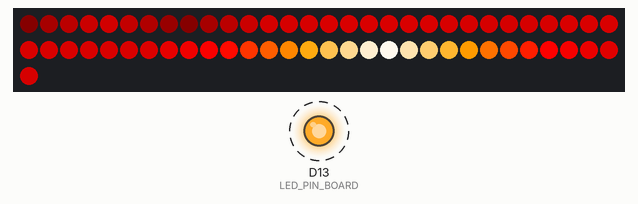
A program run on a simulated Seeed XIAO (SAMD21). Shown: 61 RGB LEDs in strip order, left to right, continuing on the next row, output pins drawn as LEDs (lit = HIGH). Dashed ring = blinking.

Above: at 1.15 s.
At 10.45 s:
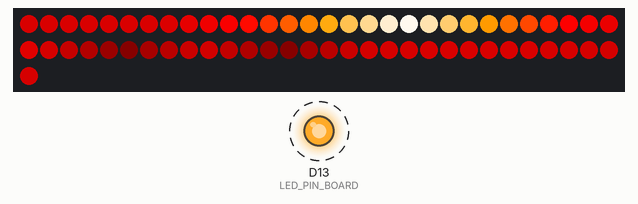
At 19.76 s:
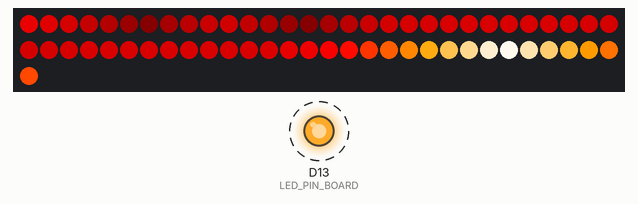
At 38.07 s:
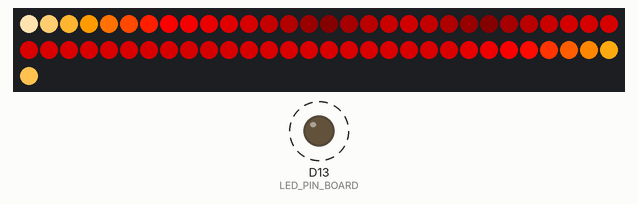
Timing chart, 0 to 40.0 s (numbered marks = the images above):
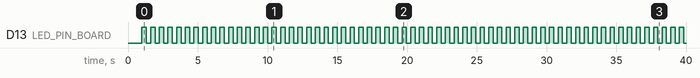

Measured:
- by itself, D13 (LED_PIN_BOARD): alternates HIGH for 0.31 s and LOW for 0.31 s

The program:

main.cpp
```cpp
#include <Arduino.h>
#include <FastLED.h>
#include <vector>

#include "modes/HoneyOrangeMode.h"
#include "modes/HoneyBlueRingMode.h"
#include "modes/PaletteMode.h"
#include "modes/RingPaletteMode.h"

//#define TEST_LED_STRIP

#define BRIGHTNESS        255   // 0-255
#define CHANGE_MODE_SEC   60    // Change mode every minute

#define LED_PIN_BOARD     13
#define LED_PIN_STRIP     10

#ifdef TEST_LED_STRIP
    #define NUM_LEDS      144
#else
    #define NUM_LEDS      61
#endif

#define LED_TYPE    WS2811
#define COLOR_ORDER GRB

CRGB leds[NUM_LEDS];

std::vector<CBaseMode*> modes;

extern const TProgmemRGBPalette16 ESporta_p FL_PROGMEM =
{
    0x012427, 0x012427, 0x008996, 0x008996 ,
    0x09c4d6, 0x09c4d6, 0x09c4d6, 0xFFFFFF,
    0xFFFFFF, 0x09c4d6, 0x09c4d6, 0x09c4d6,
    0x008996, 0x008996, 0x012427, 0x012427
};

void setup() {
    delay( 1000 ); // power-up safety delay
    FastLED.addLeds<LED_TYPE, LED_PIN_STRIP, COLOR_ORDER>(leds, NUM_LEDS).setCorrection( TypicalLEDStrip );
    FastLED.setBrightness( BRIGHTNESS );

    pinMode(LED_PIN_BOARD, OUTPUT);
    digitalWrite(LED_PIN_BOARD, HIGH);

    //modes.push_back(new CPaletteMode(NUM_LEDS, ESporta_p, 255 / NUM_LEDS));
    modes.push_back(new CPaletteMode(NUM_LEDS, LavaColors_p, 255 / NUM_LEDS));
    modes.push_back(new CHoneyOrangeMode(NUM_LEDS));
    modes.push_back(new CPaletteMode(NUM_LEDS, RainbowStripeColors_p, 1, LINEARBLEND, 25));
    modes.push_back(new CPaletteMode(NUM_LEDS, PartyColors_p, 1));
    modes.push_back(new CPaletteMode(NUM_LEDS, HeatColors_p, 255 / NUM_LEDS));
    modes.push_back(new CPaletteMode(NUM_LEDS, RainbowColors_p, 255 * 3 / NUM_LEDS ));
    modes.push_back(new CPaletteMode(NUM_LEDS, CloudColors_p, 1, LINEARBLEND, 50));
    modes.push_back(new CPaletteMode(NUM_LEDS, ForestColors_p, 255 / NUM_LEDS));
    modes.push_back(new CPaletteMode(NUM_LEDS, OceanColors_p, 255 * 2 / NUM_LEDS, LINEARBLEND, 100));
    modes.push_back(new CPaletteMode(NUM_LEDS, HeatColors_p, 255 / NUM_LEDS));

    modes.push_back(new CHoneyBlueRingMode(NUM_LEDS));

    //modes.push_back(new CRingPaletteMode(NUM_LEDS, ESporta_p, 255 / NUM_LEDS));
    modes.push_back(new CRingPaletteMode(NUM_LEDS, LavaColors_p, 255 / NUM_LEDS));
    modes.push_back(new CRingPaletteMode(NUM_LEDS, RainbowStripeColors_p, 1, LINEARBLEND, 25));
    modes.push_back(new CRingPaletteMode(NUM_LEDS, PartyColors_p, 1));
    modes.push_back(new CRingPaletteMode(NUM_LEDS, HeatColors_p, 255 / NUM_LEDS));
    modes.push_back(new CRingPaletteMode(NUM_LEDS, RainbowColors_p, 255 * 3 / NUM_LEDS ));
    modes.push_back(new CRingPaletteMode(NUM_LEDS, CloudColors_p, 1, LINEARBLEND, 50));
    modes.push_back(new CRingPaletteMode(NUM_LEDS, ForestColors_p, 255 / NUM_LEDS));
    modes.push_back(new CRingPaletteMode(NUM_LEDS, OceanColors_p, 255 * 2 / NUM_LEDS, LINEARBLEND, 100));
    modes.push_back(new CRingPaletteMode(NUM_LEDS, HeatColors_p, 255 / NUM_LEDS));


}

void loop() {
    static uint8_t currentMode = 0;
    static unsigned long tsMillis = millis();
    static unsigned long tsMillisLed = millis();
    static bool boardLedOn = false;

    if (millis() - tsMillisLed > 300) {
        tsMillisLed = millis();
        // Blink board LED
        digitalWrite(LED_PIN_BOARD, boardLedOn ? HIGH : LOW);
        boardLedOn = !boardLedOn;
    }


#ifdef TEST_LED_STRIP
    for( int i = 0; i < NUM_LEDS; i++) {
        if (i<61) {
            leds[i] = CRGB(0, 20, 0);
        } else if (i<61) {
            leds[i] = CRGB(20, 20, 0);
        } else if (i<122) {
            leds[i] = CRGB(20, 0, 0);
        } else {
            leds[i] = CRGB(0, 0, 20);
        }
    }
    FastLED.show(50);
#else
    modes[currentMode]->draw(leds);
    FastLED.show(BRIGHTNESS);
#endif

  // Change modes every so often
  if (millis() - tsMillis > CHANGE_MODE_SEC * 1000) {
    tsMillis = millis();
    currentMode++;
    if (currentMode > modes.size()-1) {
      currentMode = 0;
    }
  }

  delay(10);
  yield();
}
```

BaseMode.cpp
```cpp
#include "BaseMode.h"

CBaseMode::CBaseMode(const uint16_t numLeds)
: numLeds(numLeds) {
}
```

BaseMode.h
```cpp
#pragma once

#include <Arduino.h>
#include <FastLED.h>

class CLEDSegment {

public:
    const uint16_t start, end;
    const TProgmemRGBPalette16& palette;

	CLEDSegment(const uint16_t start, const uint16_t end, const TProgmemRGBPalette16& palette)
    : start(start), end(end), palette(palette) {};
};


class CBaseMode {

protected:
    unsigned long tMillis;
    const uint16_t numLeds;

public:
	CBaseMode(const uint16_t numLeds);
    virtual void draw(CRGB *leds) {};
};
```

HoneyBlueRingMode.cpp
```cpp
#include "HoneyBlueRingMode.h"

#define S1C1 0xFFD700
#define S1C2 0x665700
#define S2C1 0x0057B8
#define S2C2 0x003066

extern const TProgmemRGBPalette16 S1_p FL_PROGMEM =
{
    S1C1,
    S1C1,
    S1C1,
    S1C1,

    S1C2,
    S1C2,
    S1C2,
    S1C2,

    S1C1,
    S1C1,
    S1C1,
    S1C1,

    S1C2,
    S1C2,
    S1C2,
    S1C2,
};

extern const TProgmemRGBPalette16 S2_p FL_PROGMEM =
{
    S2C1,
    S2C1,
    S2C1,
    S2C1,

    S2C2,
    S2C2,
    S2C2,
    S2C2,

    S2C1,
    S2C1,
    S2C1,
    S2C1,

    S2C2,
    S2C2,
    S2C2,
    S2C2,
};

CHoneyBlueRingMode::CHoneyBlueRingMode(const uint16_t numLeds)
: CBaseMode(numLeds), increment(1), blendType(LINEARBLEND), delay(15) {
    segments.push_back(CLEDSegment(0, numLeds * 0.25, S1_p));
    segments.push_back(CLEDSegment(numLeds * 0.25, numLeds * 0.75, S2_p));
    segments.push_back(CLEDSegment(numLeds * 0.75, numLeds, S1_p));
}

void CHoneyBlueRingMode::draw(CRGB *leds) {

    if (millis() - tMillis > 10) {
        tMillis = millis();
        startIndex = startIndex + 1;
    }

    float ci = startIndex;
    for(CLEDSegment s : segments) {
        for( uint16_t i = s.start; i < s.end; i++) {
            leds[i] = ColorFromPalette( s.palette, (uint8_t)ci, 255, blendType);
            ci+=increment;
        }
    }
}
```

HoneyBlueRingMode.h
```cpp
#pragma once

#include <vector>
#include "BaseMode.h"

class CHoneyBlueRingMode : public CBaseMode {

private:
    uint8_t startIndex = 0;
    const float increment;
    const TBlendType blendType;
    const unsigned long delay;
    std::vector<CLEDSegment> segments;

public:
	CHoneyBlueRingMode(const uint16_t numLeds);
    virtual void draw(CRGB *leds);
};
```

HoneyOrangeMode.cpp
```cpp
#include "HoneyOrangeMode.h"

#define HONEY_DARK_ORANGE 0x5c2b00
#define HONEY_ORANGE 0xff8400
#define HONEY_LIGHT_ORANGE 0xffaa00
#define HONEY_YELLOW 0xffcc00

extern const TProgmemRGBPalette16 HoneyOrange_p FL_PROGMEM =
{
    HONEY_DARK_ORANGE,
    HONEY_DARK_ORANGE,
    HONEY_DARK_ORANGE,
    HONEY_DARK_ORANGE,

    HONEY_ORANGE,
    HONEY_ORANGE,
    HONEY_ORANGE,
    HONEY_ORANGE,

    HONEY_LIGHT_ORANGE,
    HONEY_LIGHT_ORANGE,
    HONEY_LIGHT_ORANGE,
    HONEY_LIGHT_ORANGE,

    HONEY_YELLOW,
    HONEY_YELLOW,
    HONEY_YELLOW,
    HONEY_YELLOW,
};

CHoneyOrangeMode::CHoneyOrangeMode(const uint8_t numLeds)
: CPaletteMode(numLeds, HoneyOrange_p, 1) {

}
```

HoneyOrangeMode.h
```cpp
#pragma once

#include "PaletteMode.h"

class CHoneyOrangeMode : public CPaletteMode {
public:
	CHoneyOrangeMode(const uint8_t numLeds);
};
```

PaletteMode.cpp
```cpp
#include "PaletteMode.h"

CPaletteMode::CPaletteMode(const uint8_t numLeds, const TProgmemRGBPalette16& palette, const uint8_t increment)
: CBaseMode(numLeds), palette(palette), increment(increment), blendType(LINEARBLEND), delay(15) {
}

CPaletteMode::CPaletteMode(const uint8_t numLeds, const TProgmemRGBPalette16& palette, const uint8_t increment, const TBlendType blendType)
: CBaseMode(numLeds), palette(palette), increment(increment), blendType(blendType), delay(15) {
}

CPaletteMode::CPaletteMode(const uint8_t numLeds, const TProgmemRGBPalette16& palette, const uint8_t increment, const TBlendType blendType, const unsigned long delay)
: CBaseMode(numLeds), palette(palette), increment(increment), blendType(blendType), delay(delay) {
}

void CPaletteMode::draw(CRGB *leds) {

    if (millis() - tMillis > delay) {
        tMillis = millis();
        startIndex = startIndex + 1;
    }

    uint8_t ci = startIndex;
    for( int i = 0; i < numLeds; i++) {
        leds[i] = ColorFromPalette( palette, ci, 255, blendType);
        ci+=increment;
    }
}
```

PaletteMode.h
```cpp
#pragma once

#include "BaseMode.h"

class CPaletteMode : public CBaseMode {

private:
    uint8_t startIndex = 0;
    const TProgmemRGBPalette16& palette;
    const uint8_t increment;
    const TBlendType blendType;
    const unsigned long delay;

public:
	CPaletteMode(const uint8_t numLeds, const TProgmemRGBPalette16& palette, const uint8_t increment);
    CPaletteMode(const uint8_t numLeds, const TProgmemRGBPalette16& palette, const uint8_t increment, const TBlendType blendType);
    CPaletteMode(const uint8_t numLeds, const TProgmemRGBPalette16& palette, const uint8_t increment, const TBlendType blendType, const unsigned long delay);
    virtual void draw(CRGB *leds);
};
```

RingPaletteMode.cpp
```cpp
#include "RingPaletteMode.h"

CRingPaletteMode::CRingPaletteMode(const uint16_t numLeds, const TProgmemRGBPalette16& palette, const float increment)
: CRingPaletteMode(numLeds, palette, increment, LINEARBLEND, 15) {
}

CRingPaletteMode::CRingPaletteMode(const uint16_t numLeds, const TProgmemRGBPalette16& palette, const float increment, const TBlendType blendType)
: CRingPaletteMode(numLeds, palette, increment, blendType, 15) {
}

CRingPaletteMode::CRingPaletteMode(const uint16_t numLeds, const TProgmemRGBPalette16& palette, const float increment, const TBlendType blendType, const unsigned long delay)
: CBaseMode(numLeds), increment(increment), palette(palette), blendType(blendType), delay(delay) {

    segments.push_back(CLEDSegment(numLeds * 0.5, 0, palette));
    segments.push_back(CLEDSegment(numLeds * 0.5, numLeds, palette));
}

void CRingPaletteMode::draw(CRGB *leds) {

    if (millis() - tMillis > 10) {
        tMillis = millis();
        startIndex = startIndex + 1;
    }

    for(CLEDSegment s : segments) {

        float ci = startIndex;
        if (s.start <= s.end) {
            for( uint16_t i = s.end-1; i >= s.start; i--) {
                leds[i] = ColorFromPalette(s.palette, (uint8_t)ci, 255, blendType);
                ci+=increment;
            }
        } else {
            for( uint16_t i = s.end; i < s.start; i++) {
                leds[i] = ColorFromPalette(s.palette, (uint8_t)ci, 255, blendType);
                ci+=increment;
            }
        }

    }
}
```

RingPaletteMode.h
```cpp
#pragma once

#include <vector>
#include "BaseMode.h"

class CRingPaletteMode : public CBaseMode {

private:
    uint8_t startIndex = 0;
    const float increment;
    const TProgmemRGBPalette16& palette;
    const TBlendType blendType;
    const unsigned long delay;

    std::vector<CLEDSegment> segments;

public:
	CRingPaletteMode(const uint16_t numLeds, const TProgmemRGBPalette16& palette, const float increment);
    CRingPaletteMode(const uint16_t numLeds, const TProgmemRGBPalette16& palette, const float increment, const TBlendType blendType);
    CRingPaletteMode(const uint16_t numLeds, const TProgmemRGBPalette16& palette, const float increment, const TBlendType blendType, const unsigned long delay);
    virtual void draw(CRGB *leds);
};
```
